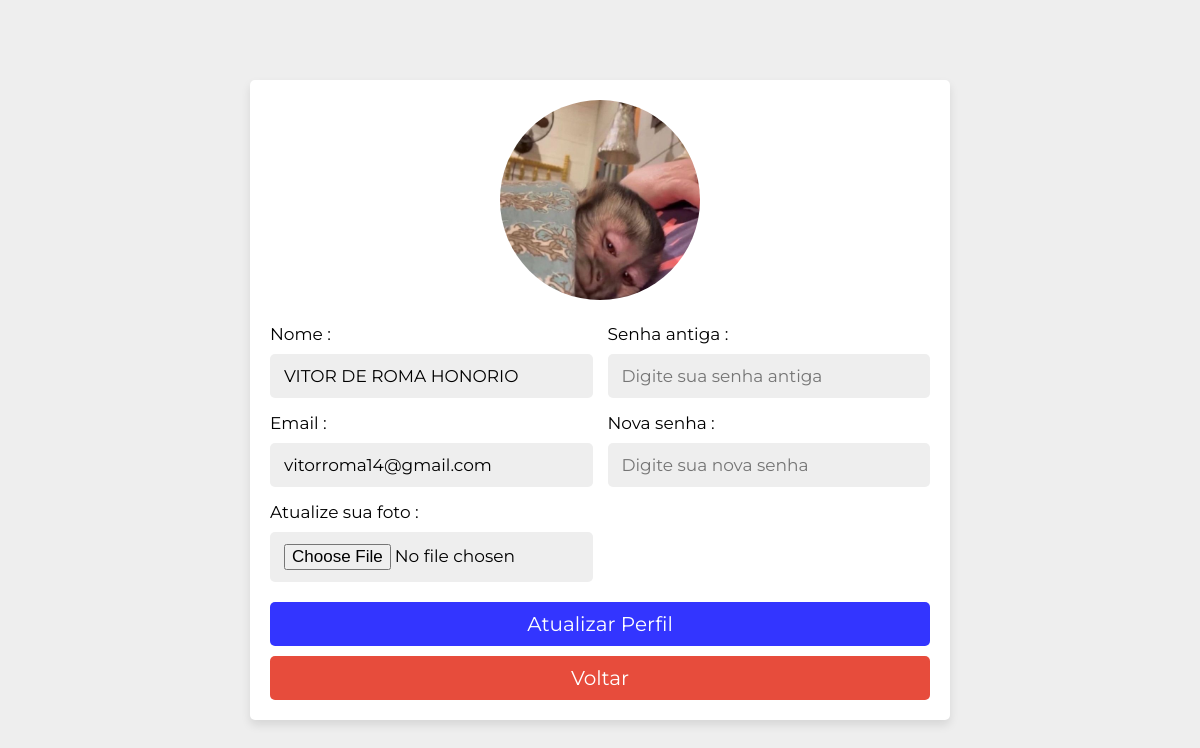
The app's page /edit-profile.php (signed in), older data.
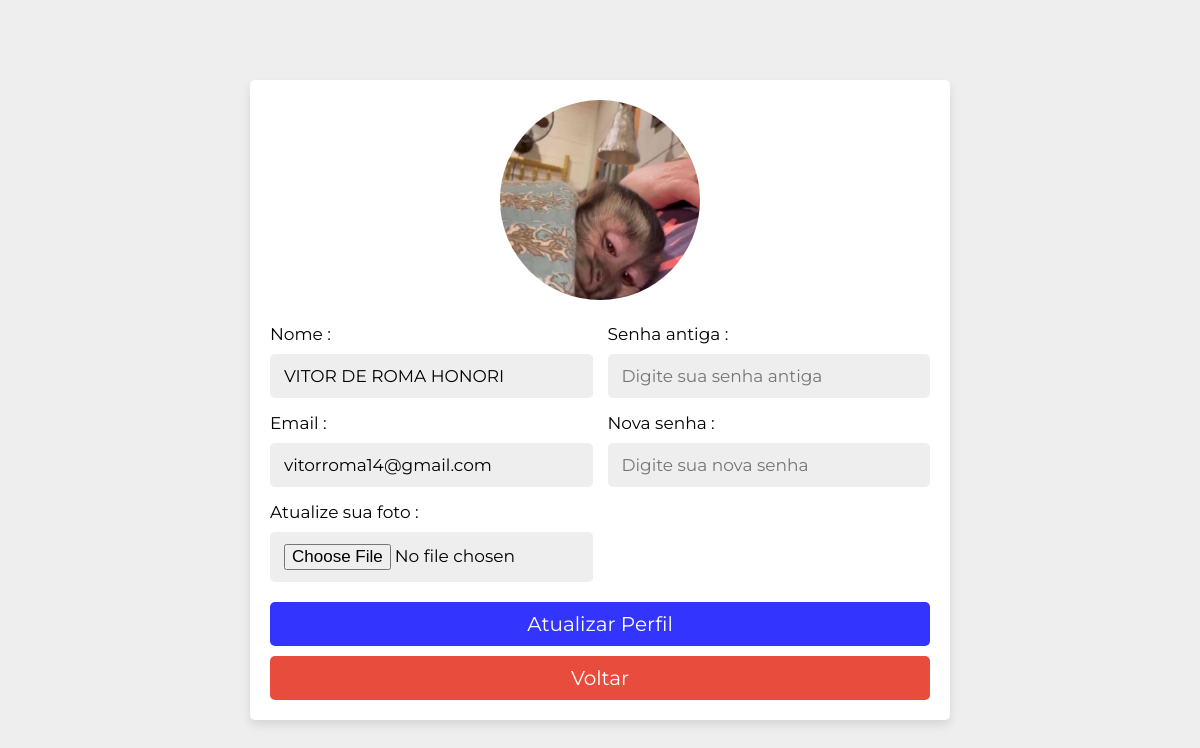
The same page, newer data.
### tables this page shows
CREATE TABLE `usuarios` (
  `id` int(11) NOT NULL,
  `nome` varchar(255) NOT NULL,
  `email` varchar(255) NOT NULL,
  `senha` varchar(255) NOT NULL,
  `estado` varchar(255) DEFAULT NULL,
  `cidade` varchar(255) DEFAULT NULL,
  `telefone` varchar(20) DEFAULT NULL,
  `data_nascimento` date DEFAULT NULL,
  `imagem` varchar(100) NOT NULL DEFAULT 'default.png'
);

### edit-profile.php (the view, shortened to what this page needs)
<?php
include 'conexao.php';
$user_id = $_SESSION['id'];
?>
<!DOCTYPE html>
<html lang="pt-BR">
<head>
    <link rel="stylesheet" href="css/user.css">
</head>
<body>
    <div class="update-profile">
        <?php
        $select = mysqli_query($mysqli, "SELECT * FROM usuarios WHERE id = '$user_id'") or die('query failed');
        if (mysqli_num_rows($select) > 0) {
            $fetch = mysqli_fetch_assoc($select);
        }
        ?>
        <form action="" method="post" enctype="multipart/form-data" onsubmit="return validateForm()">
            <?php
            if ($fetch['imagem'] == '') {
                echo '<img class="foto-user" src="uploads/default.png">';
            } else {
                echo '<img class="foto-user" src="uploads/' . $fetch['imagem'] . '">';
            }
            ?>
            <div class="flex">
                <div class="inputBox">
                    <span>Nome :</span>
                    <input type="text" name="update_name" value="<?php echo $fetch['nome']; ?>" class="box">
                    <span>Email :</span>
                    <input type="email" name="update_email" value="<?php echo $fetch['email']; ?>" class="box">
                    <span>Atualize sua foto :</span>
                    <input type="file" name="update_image" accept="image/jpg, image/jpeg, image/png" class="box">
                </div>
                <div class="inputBox">
                    <span>Senha antiga :</span>
                    <input type="password" name="update_pass" placeholder="Digite sua senha antiga" class="box">
                    <span>Nova senha :</span>
                    <input type="password" name="new_pass" placeholder="Digite sua nova senha" class="box">
                </div>
            </div>
            <input type="submit" value="Atualizar Perfil" name="update_profile" class="btn">
            <a href="index.php" class="delete-btn">Voltar</a>
        </form>
    </div>
</body>
</html>

Row changes from the older to the newer data that the page shows:
changed usuarios "vitorroma14@gmail.com": update_name "VITOR DE ROMA HONORIO" → "VITOR DE ROMA HONORI"
